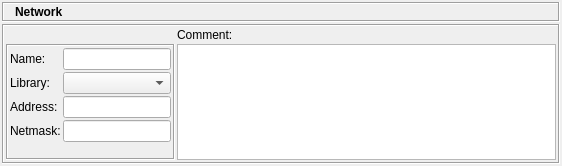
<ui version="4.0" >
 <class>NetworkDialog_q</class>
 <widget class="QWidget" name="NetworkDialog_q" >
  <property name="enabled" >
   <bool>true</bool>
  </property>
  <property name="geometry" >
   <rect>
    <x>0</x>
    <y>0</y>
    <width>562</width>
    <height>166</height>
   </rect>
  </property>
  <property name="sizePolicy" >
   <sizepolicy vsizetype="Minimum" hsizetype="Minimum" >
    <horstretch>0</horstretch>
    <verstretch>0</verstretch>
   </sizepolicy>
  </property>
  <property name="windowTitle" >
   <string>Network</string>
  </property>
  <layout class="QGridLayout" >
   <property name="leftMargin" >
    <number>2</number>
   </property>
   <property name="topMargin" >
    <number>2</number>
   </property>
   <property name="rightMargin" >
    <number>2</number>
   </property>
   <property name="bottomMargin" >
    <number>2</number>
   </property>
   <property name="horizontalSpacing" >
    <number>2</number>
   </property>
   <property name="verticalSpacing" >
    <number>2</number>
   </property>
   <item row="0" column="0" >
    <layout class="QVBoxLayout" >
     <property name="spacing" >
      <number>2</number>
     </property>
     <property name="leftMargin" >
      <number>0</number>
     </property>
     <property name="topMargin" >
      <number>0</number>
     </property>
     <property name="rightMargin" >
      <number>0</number>
     </property>
     <property name="bottomMargin" >
      <number>0</number>
     </property>
     <item>
      <widget class="QFrame" name="frame3" >
       <property name="sizePolicy" >
        <sizepolicy vsizetype="Fixed" hsizetype="Preferred" >
         <horstretch>0</horstretch>
         <verstretch>0</verstretch>
        </sizepolicy>
       </property>
       <property name="minimumSize" >
        <size>
         <width>16</width>
         <height>20</height>
        </size>
       </property>
       <property name="frameShape" >
        <enum>QFrame::Box</enum>
       </property>
       <property name="frameShadow" >
        <enum>QFrame::Sunken</enum>
       </property>
       <layout class="QGridLayout" >
        <property name="leftMargin" >
         <number>2</number>
        </property>
        <property name="topMargin" >
         <number>2</number>
        </property>
        <property name="rightMargin" >
         <number>2</number>
        </property>
        <property name="bottomMargin" >
         <number>2</number>
        </property>
        <property name="horizontalSpacing" >
         <number>2</number>
        </property>
        <property name="verticalSpacing" >
         <number>2</number>
        </property>
        <item row="0" column="1" >
         <widget class="QLabel" name="editorTitle" >
          <property name="sizePolicy" >
           <sizepolicy vsizetype="Fixed" hsizetype="Preferred" >
            <horstretch>0</horstretch>
            <verstretch>0</verstretch>
           </sizepolicy>
          </property>
          <property name="font" >
           <font>
            <weight>75</weight>
            <bold>true</bold>
           </font>
          </property>
          <property name="frameShape" >
           <enum>QFrame::NoFrame</enum>
          </property>
          <property name="frameShadow" >
           <enum>QFrame::Plain</enum>
          </property>
          <property name="text" >
           <string>Network</string>
          </property>
          <property name="wordWrap" >
           <bool>false</bool>
          </property>
         </widget>
        </item>
        <item row="0" column="0" >
         <widget class="QLabel" name="pixmapLabel1" >
          <property name="sizePolicy" >
           <sizepolicy vsizetype="Fixed" hsizetype="Fixed" >
            <horstretch>0</horstretch>
            <verstretch>0</verstretch>
           </sizepolicy>
          </property>
          <property name="pixmap" >
           <pixmap/>
          </property>
          <property name="scaledContents" >
           <bool>true</bool>
          </property>
          <property name="wordWrap" >
           <bool>false</bool>
          </property>
         </widget>
        </item>
       </layout>
      </widget>
     </item>
     <item>
      <widget class="QFrame" name="frame7" >
       <property name="sizePolicy" >
        <sizepolicy vsizetype="Expanding" hsizetype="Expanding" >
         <horstretch>0</horstretch>
         <verstretch>0</verstretch>
        </sizepolicy>
       </property>
       <property name="frameShape" >
        <enum>QFrame::Box</enum>
       </property>
       <property name="frameShadow" >
        <enum>QFrame::Sunken</enum>
       </property>
       <layout class="QGridLayout" >
        <property name="leftMargin" >
         <number>2</number>
        </property>
        <property name="topMargin" >
         <number>2</number>
        </property>
        <property name="rightMargin" >
         <number>2</number>
        </property>
        <property name="bottomMargin" >
         <number>2</number>
        </property>
        <property name="horizontalSpacing" >
         <number>2</number>
        </property>
        <property name="verticalSpacing" >
         <number>2</number>
        </property>
        <item row="1" column="1" >
         <widget class="QTextEdit" name="comment" >
          <property name="sizePolicy" >
           <sizepolicy vsizetype="Expanding" hsizetype="Expanding" >
            <horstretch>0</horstretch>
            <verstretch>100</verstretch>
           </sizepolicy>
          </property>
          <property name="minimumSize" >
           <size>
            <width>200</width>
            <height>0</height>
           </size>
          </property>
          <property name="tabChangesFocus" >
           <bool>true</bool>
          </property>
         </widget>
        </item>
        <item row="0" column="1" >
         <widget class="QLabel" name="textLabel2" >
          <property name="text" >
           <string>Comment:</string>
          </property>
          <property name="wordWrap" >
           <bool>false</bool>
          </property>
         </widget>
        </item>
        <item row="1" column="0" >
         <widget class="QFrame" name="frame50" >
          <property name="frameShape" >
           <enum>QFrame::Box</enum>
          </property>
          <property name="frameShadow" >
           <enum>QFrame::Sunken</enum>
          </property>
          <layout class="QGridLayout" >
           <property name="leftMargin" >
            <number>2</number>
           </property>
           <property name="topMargin" >
            <number>2</number>
           </property>
           <property name="rightMargin" >
            <number>2</number>
           </property>
           <property name="bottomMargin" >
            <number>2</number>
           </property>
           <property name="horizontalSpacing" >
            <number>2</number>
           </property>
           <property name="verticalSpacing" >
            <number>2</number>
           </property>
           <item row="4" column="1" >
            <spacer>
             <property name="orientation" >
              <enum>Qt::Vertical</enum>
             </property>
             <property name="sizeType" >
              <enum>QSizePolicy::MinimumExpanding</enum>
             </property>
             <property name="sizeHint" >
              <size>
               <width>20</width>
               <height>5</height>
              </size>
             </property>
            </spacer>
           </item>
           <item row="0" column="0" >
            <widget class="QLabel" name="textLabel1" >
             <property name="text" >
              <string>Name:</string>
             </property>
             <property name="wordWrap" >
              <bool>false</bool>
             </property>
            </widget>
           </item>
           <item row="1" column="0" >
            <widget class="QLabel" name="textLabel1_2" >
             <property name="text" >
              <string>Library:</string>
             </property>
             <property name="wordWrap" >
              <bool>false</bool>
             </property>
            </widget>
           </item>
           <item row="3" column="0" >
            <widget class="QLabel" name="textLabel2_2_2" >
             <property name="text" >
              <string>Netmask:</string>
             </property>
             <property name="wordWrap" >
              <bool>false</bool>
             </property>
            </widget>
           </item>
           <item row="2" column="1" >
            <widget class="QLineEdit" name="address" >
             <property name="sizePolicy" >
              <sizepolicy vsizetype="Fixed" hsizetype="Preferred" >
               <horstretch>0</horstretch>
               <verstretch>0</verstretch>
              </sizepolicy>
             </property>
            </widget>
           </item>
           <item row="3" column="1" >
            <widget class="QLineEdit" name="netmask" >
             <property name="sizePolicy" >
              <sizepolicy vsizetype="Fixed" hsizetype="Preferred" >
               <horstretch>0</horstretch>
               <verstretch>0</verstretch>
              </sizepolicy>
             </property>
            </widget>
           </item>
           <item row="2" column="0" >
            <widget class="QLabel" name="textLabel2_2" >
             <property name="text" >
              <string>Address:</string>
             </property>
             <property name="wordWrap" >
              <bool>false</bool>
             </property>
            </widget>
           </item>
           <item row="0" column="1" >
            <widget class="QLineEdit" name="obj_name" >
             <property name="sizePolicy" >
              <sizepolicy vsizetype="Fixed" hsizetype="Preferred" >
               <horstretch>0</horstretch>
               <verstretch>0</verstretch>
              </sizepolicy>
             </property>
            </widget>
           </item>
           <item row="1" column="1" >
            <widget class="QComboBox" name="libs" >
             <property name="sizePolicy" >
              <sizepolicy vsizetype="Fixed" hsizetype="Preferred" >
               <horstretch>0</horstretch>
               <verstretch>0</verstretch>
              </sizepolicy>
             </property>
            </widget>
           </item>
          </layout>
         </widget>
        </item>
       </layout>
      </widget>
     </item>
    </layout>
   </item>
  </layout>
 </widget>
 <layoutdefault spacing="2" margin="2" />
 <tabstops>
  <tabstop>obj_name</tabstop>
  <tabstop>libs</tabstop>
  <tabstop>address</tabstop>
  <tabstop>netmask</tabstop>
  <tabstop>comment</tabstop>
 </tabstops>
 <resources/>
 <connections>
  <connection>
   <sender>obj_name</sender>
   <signal>textChanged(QString)</signal>
   <receiver>NetworkDialog_q</receiver>
   <slot>changed()</slot>
   <hints>
    <hint type="sourcelabel" >
     <x>20</x>
     <y>20</y>
    </hint>
    <hint type="destinationlabel" >
     <x>20</x>
     <y>20</y>
    </hint>
   </hints>
  </connection>
  <connection>
   <sender>libs</sender>
   <signal>activated(int)</signal>
   <receiver>NetworkDialog_q</receiver>
   <slot>libChanged()</slot>
   <hints>
    <hint type="sourcelabel" >
     <x>20</x>
     <y>20</y>
    </hint>
    <hint type="destinationlabel" >
     <x>20</x>
     <y>20</y>
    </hint>
   </hints>
  </connection>
  <connection>
   <sender>address</sender>
   <signal>textChanged(QString)</signal>
   <receiver>NetworkDialog_q</receiver>
   <slot>changed()</slot>
   <hints>
    <hint type="sourcelabel" >
     <x>20</x>
     <y>20</y>
    </hint>
    <hint type="destinationlabel" >
     <x>20</x>
     <y>20</y>
    </hint>
   </hints>
  </connection>
  <connection>
   <sender>netmask</sender>
   <signal>textChanged(QString)</signal>
   <receiver>NetworkDialog_q</receiver>
   <slot>changed()</slot>
   <hints>
    <hint type="sourcelabel" >
     <x>20</x>
     <y>20</y>
    </hint>
    <hint type="destinationlabel" >
     <x>20</x>
     <y>20</y>
    </hint>
   </hints>
  </connection>
  <connection>
   <sender>comment</sender>
   <signal>textChanged()</signal>
   <receiver>NetworkDialog_q</receiver>
   <slot>changed()</slot>
   <hints>
    <hint type="sourcelabel" >
     <x>20</x>
     <y>20</y>
    </hint>
    <hint type="destinationlabel" >
     <x>20</x>
     <y>20</y>
    </hint>
   </hints>
  </connection>
 </connections>
</ui>
